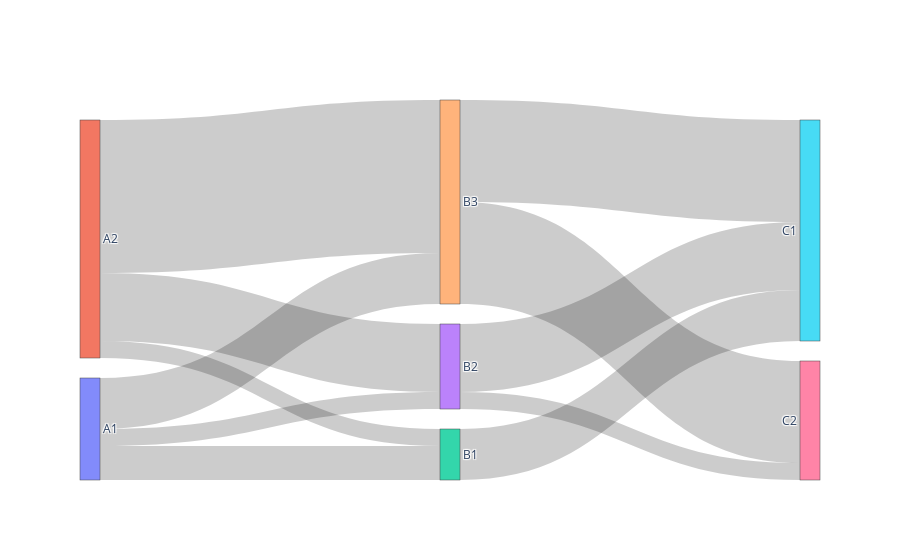

Notebook code for this chart:
### Code cell
import plotly.graph_objects as go

fig = go.Figure(
    data=[go.Sankey(
        node = dict(
            label = node_label
        ),
        link = dict(
            source = source_node,
            target = target_node,
            value = values
        ))])

plot(fig,
     image_filename='sankey_plot_1', 
     image='png', 
     image_width=1000, 
     image_height=600
)
fig.show()

### Figure 1 — Plotly figure (JSON) as saved in the notebook; plotly's stock layout.template omitted (floating-point values rounded to 4 significant figures)
{"data": [{"link": {"source": [0, 0, 0, 1, 1, 1, 2, 3, 3, 4, 4], "target": [2, 3, 4, 2, 3, 4, 5, 5, 6, 5, 6], "value": [10, 5, 15, 5, 20, 45, 15, 20, 5, 30, 30]}, "node": {"label": ["A1", "A2", "B1", "B2", "B3", "C1", "C2"]}, "type": "sankey"}], "layout": {"autosize": true}}
